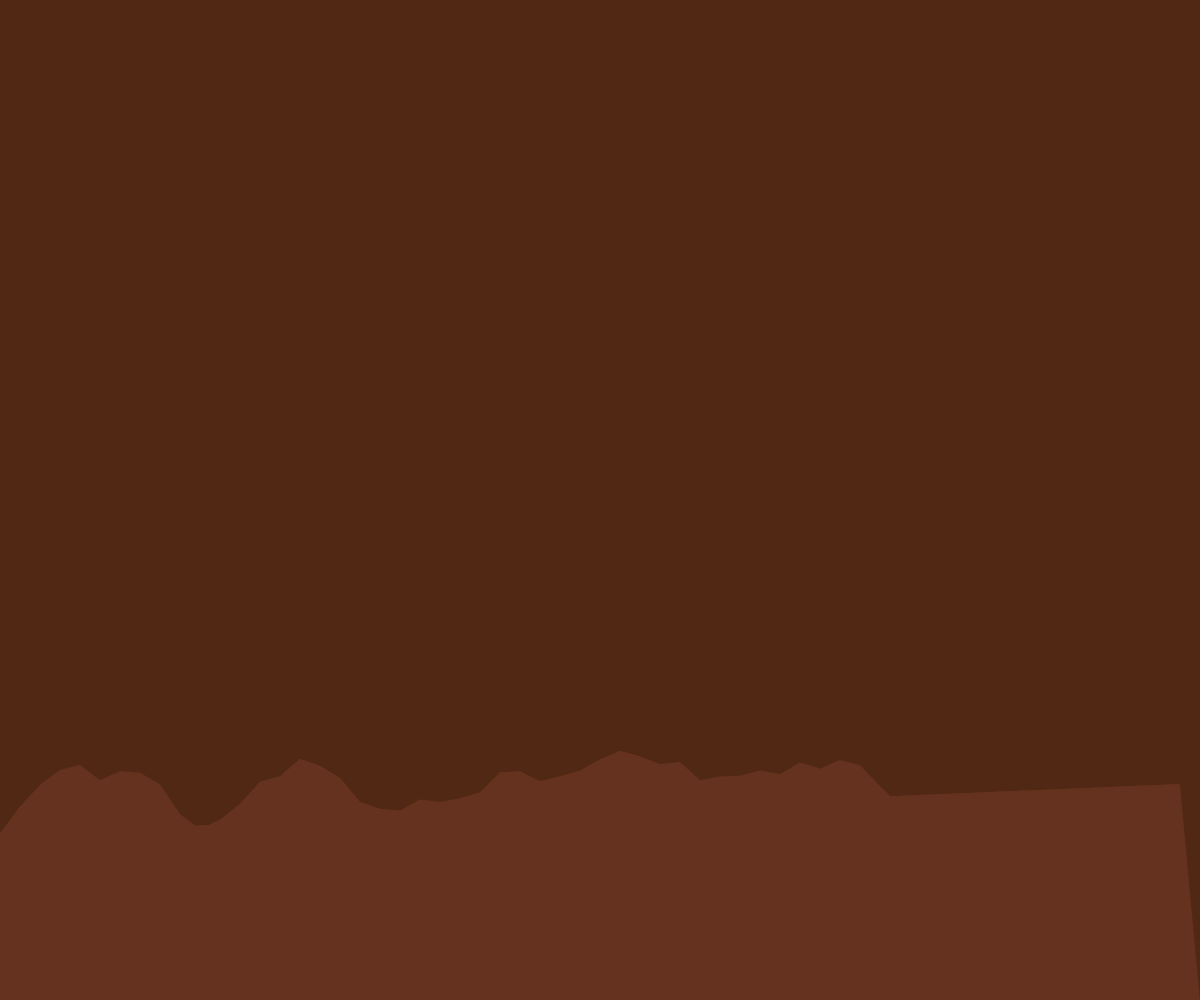
Frame 1 (no input)
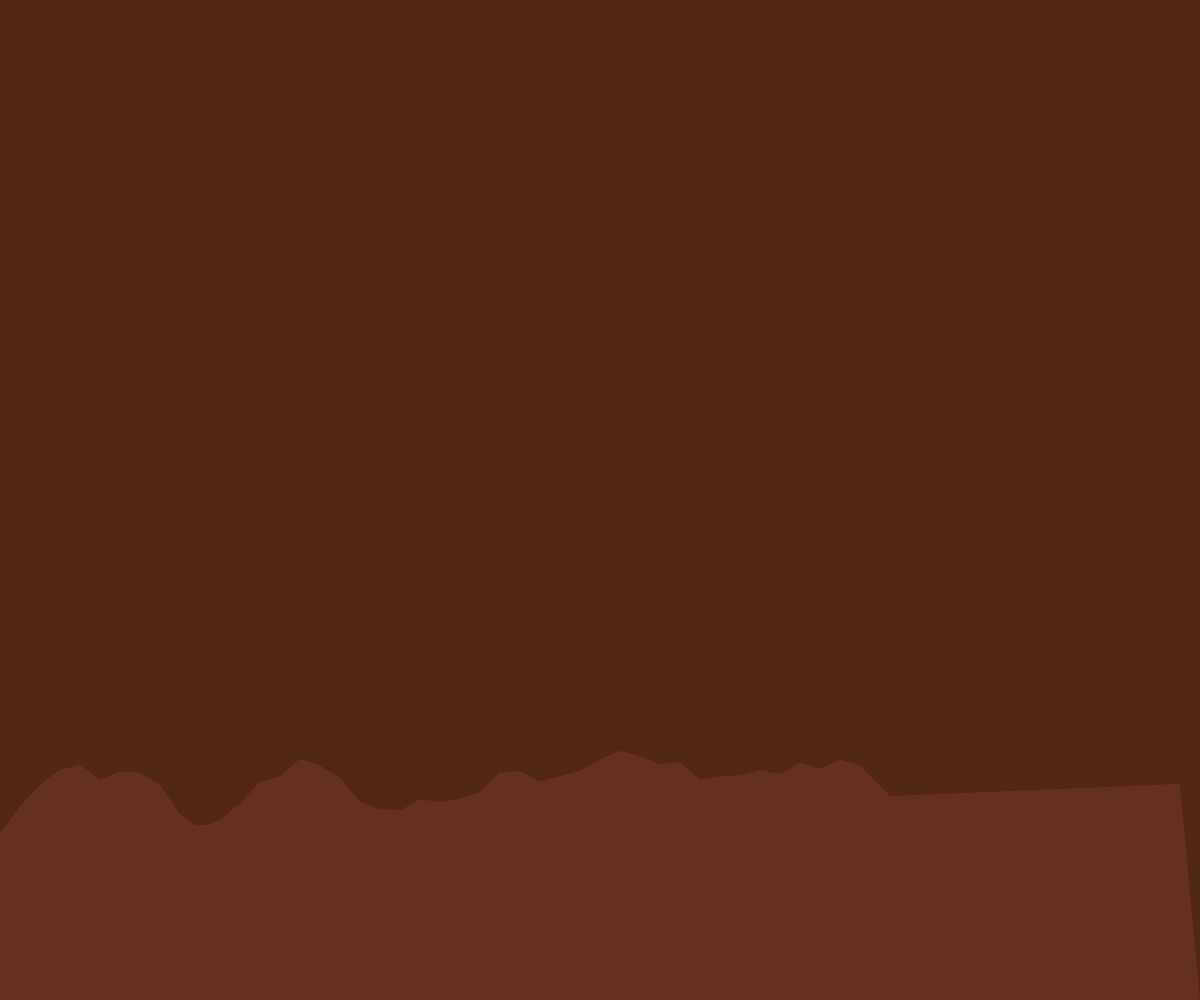
Frame 60 (no input)
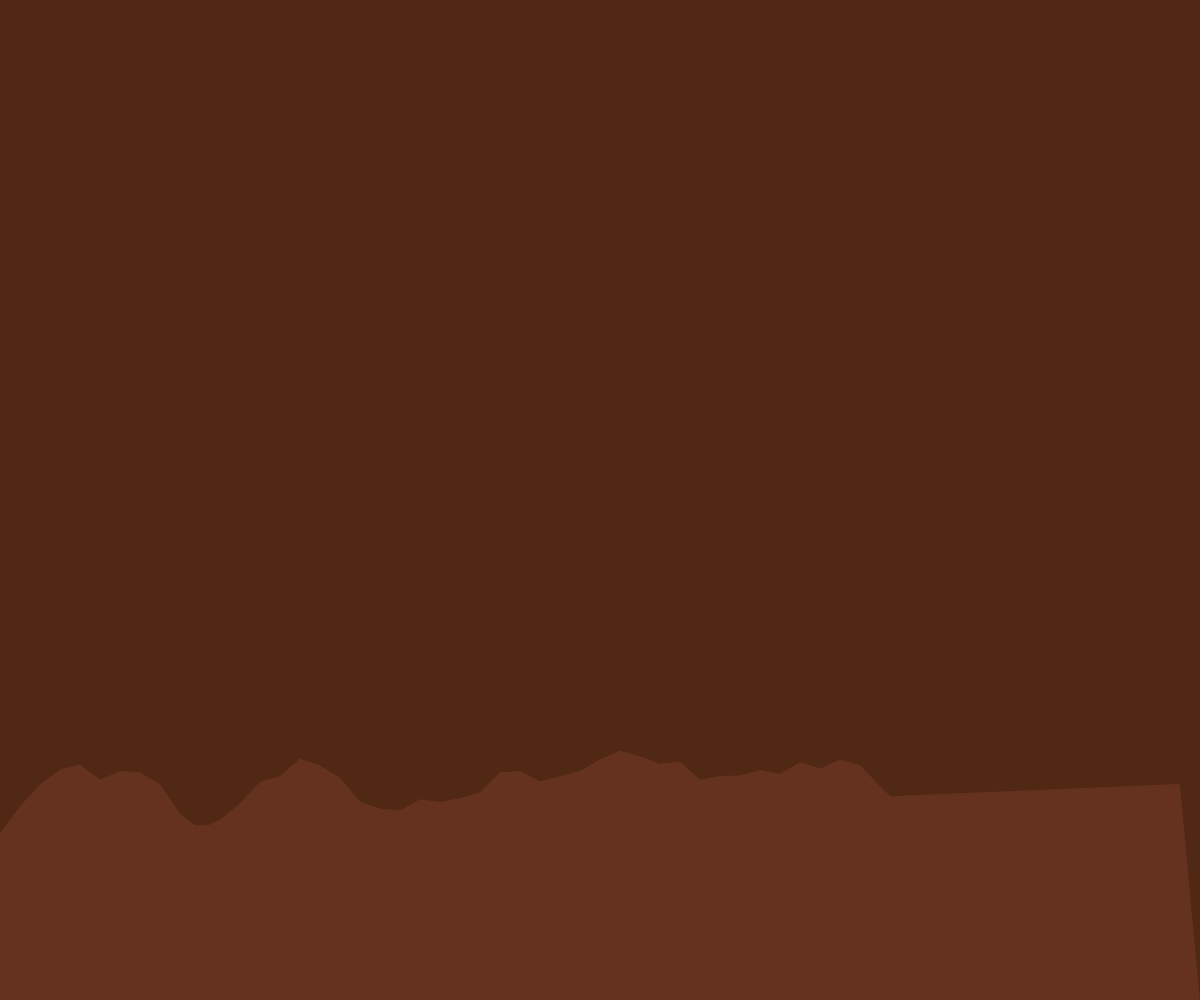
Frame 120 (the mouse pressed at the canvas centre since frame 60)

The p5.js sketch that drew these frames (run headless with seeded random() and noise() and a simulated clock; from frame 60 on, the mouse is pressed at the canvas centre):

// p5.js sketch
// ── sketch.js
let terrain;
let time = 0;

function setup() {
  createCanvas(windowWidth, windowHeight);
  // Create a simple terrain mesh with noise
  terrain = [];
  for (let x = 0; x < width; x += 20) {
    let y = map(noise(x * 0.01), 0, 1, height * 0.7, height * 0.9);
    terrain.push({x, y});
  }
}

function draw() {
  background(80, 40, 20); // Terracotta base color

  // Draw ground
  noStroke();
  fill(100, 50, 30);
  beginShape();
  vertex(0, height);
  for (let i = 0; i < terrain.length; i++) {
    vertex(terrain[i].x, terrain[i].y);
  }
  vertex(width, height);
  endShape(CLOSE);

  // Draw subtle ripples
  stroke(120, 60, 40, 30);
  strokeWeight(1);
  for (let i = 0; i < 5; i++) {
    let offset = sin(time * 0.002 + i) * 2;
    beginShape();
    for (let j = 0; j < terrain.length; j++) {
      let x = terrain[j].x;
      let y = terrain[j].y + offset * sin(x * 0.01 + time * 0.001);
      vertex(x, y);
    }
    endShape();
  }

  // Animate time
  time++;
}
